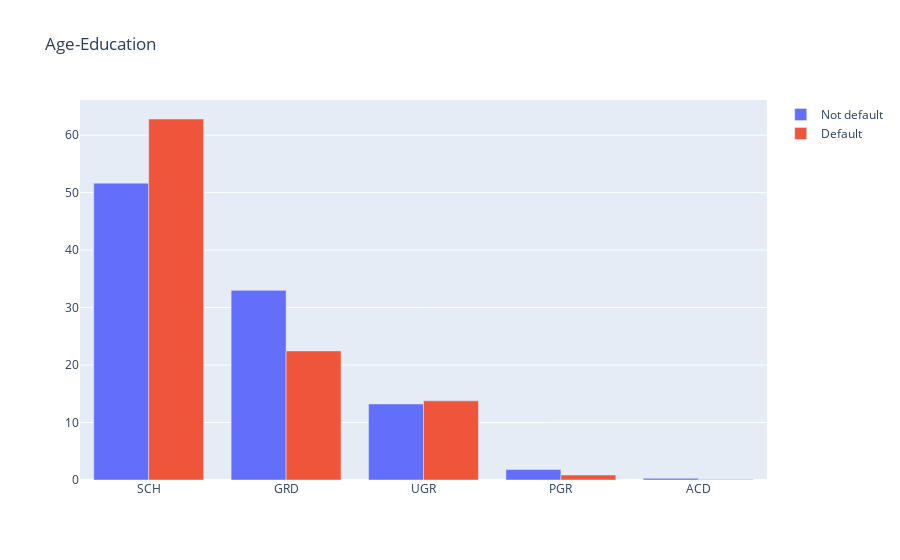

Notebook source saved alongside this figure:
### Markdown cell above
<h4>Посмотрим barplot</h4>

### Code cell
df_education_perc = train_df.groupby('default')['education']\
    .value_counts(normalize = True).rename('percentage').mul(100).reset_index()
trace0 = go.Bar(x=df_education_perc[df_education_perc['default'] == 0]['education'], 
                y=df_education_perc[df_education_perc['default'] == 0]['percentage'], 
                name="Not default")

trace1 = go.Bar(x=df_education_perc[df_education_perc['default'] == 1]['education'], 
                y=df_education_perc[df_education_perc['default'] == 1]['percentage'], 
                name="Default")

data = [trace0, trace1]
layout = {"title": "Age-Education"}

fig = go.Figure(data=data, layout=layout)

iplot(fig, show_link=False)

### Figure 1 — Plotly figure (JSON) as saved in the notebook; plotly's stock layout.template omitted (floating-point values rounded to 4 significant figures)
{"data": [{"name": "Not default", "type": "bar", "x": ["SCH", "GRD", "UGR", "PGR", "ACD"], "y": [51.66, 33.0, 13.23, 1.825, 0.2887]}, {"name": "Default", "type": "bar", "x": ["SCH", "GRD", "UGR", "PGR", "ACD"], "y": [62.81, 22.46, 13.78, 0.8643, 0.08536]}], "layout": {"title": {"text": "Age-Education"}}}
